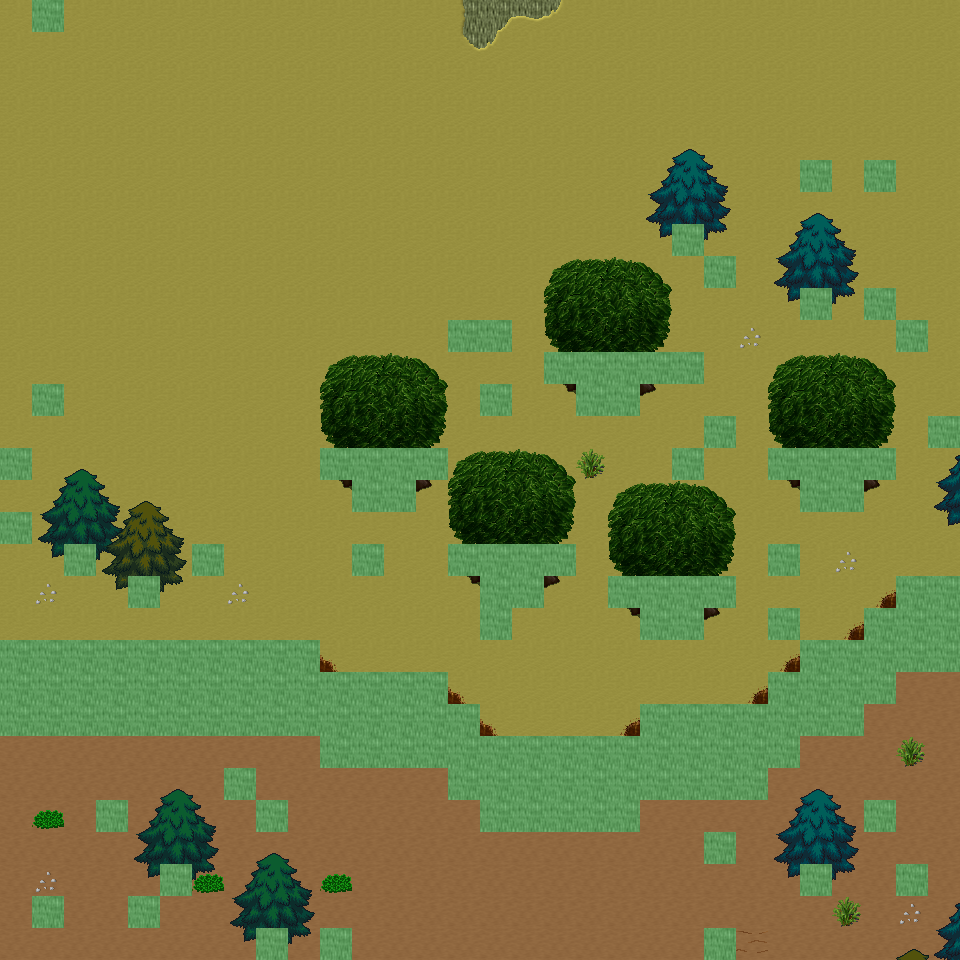

Tiled map render using the project's own tile images. Description and the map definition, with tile-layer contents summarised, below:
An orthogonal 30x30 tile map with 32x32 px tiles, 6 tile layers (Ground, Object, Object2, Above, ...), 23 tilesets and 13 objects (13x mapExit).

<map version="1.0" orientation="orthogonal" renderorder="right-down" width="30" height="30" tilewidth="32" tileheight="32" nextobjectid="14">
  <tileset firstgid="1" name="tileset_ground_ground" tilewidth="32" tileheight="32" tilecount="33" columns="3">
    <image source="../drawable/tileset_ground_ground.png" width="96" height="352" />
  </tileset>
  <tileset firstgid="34" name="tileset_ground_ridge_earth_dark" tilewidth="32" tileheight="32" tilecount="96" columns="12">
    <image source="../drawable/tileset_ground_ridge_earth_dark.png" width="384" height="256" />
  </tileset>
  <tileset firstgid="130" name="tileset_logic_collision" tilewidth="32" tileheight="32" tilecount="1" columns="1">
    <image source="../drawable/tileset_logic_collision.png" width="32" height="32" />
  </tileset>
  <tileset firstgid="131" name="tileset_logic_creature_animal" tilewidth="32" tileheight="32" tilecount="32" columns="8">
    <image source="../drawable/tileset_logic_creature_animal.png" width="256" height="128" />
  </tileset>
  <tileset firstgid="163" name="tileset_ground_earth_edges" tilewidth="32" tileheight="32" tilecount="18" columns="6">
    <image source="../drawable/tileset_ground_earth_edges.png" width="192" height="96" />
  </tileset>
  <tileset firstgid="181" name="tileset_plant_grasses" tilewidth="32" tileheight="32" tilecount="6" columns="3">
    <image source="../drawable/tileset_plant_grasses.png" width="96" height="64" />
  </tileset>
  <tileset firstgid="187" name="tileset_ground_earth_edges_yellowgreen" tilewidth="32" tileheight="32" tilecount="15" columns="5">
    <image source="../drawable/tileset_ground_earth_edges_yellowgreen.png" width="160" height="96" />
  </tileset>
  <tileset firstgid="202" name="tileset_ground_grass_corners" tilewidth="32" tileheight="32" tilecount="24" columns="6">
    <image source="../drawable/tileset_ground_grass_corners.png" width="192" height="128" />
  </tileset>
  <tileset firstgid="226" name="tileset_plant_tree_tree_darkgreen" tilewidth="32" tileheight="32" tilecount="88" columns="8">
    <image source="../drawable/tileset_plant_tree_tree_darkgreen.png" width="256" height="352" />
  </tileset>
  <tileset firstgid="314" name="tileset_plant_tree_evergreen" tilewidth="32" tileheight="32" tilecount="36" columns="3">
    <image source="../drawable/tileset_plant_tree_evergreen.png" width="96" height="384" />
  </tileset>
  <tileset firstgid="350" name="tileset_plant_bush_various_small" tilewidth="32" tileheight="32" tilecount="9" columns="3">
    <image source="../drawable/tileset_plant_bush_various_small.png" width="96" height="96" />
  </tileset>
  <tileset firstgid="359" name="tileset_plant_bush_bushes" tilewidth="32" tileheight="32" tilecount="10" columns="5">
    <image source="../drawable/tileset_plant_bush_bushes.png" width="160" height="64" />
  </tileset>
  <tileset firstgid="369" name="tileset_building_decoration_rocks" tilewidth="32" tileheight="32" tilecount="6" columns="3">
    <image source="../drawable/tileset_building_decoration_rocks.png" width="96" height="64" />
  </tileset>
  <tileset firstgid="375" name="tileset_ground_stonecircle" tilewidth="32" tileheight="32" tilecount="81" columns="9">
    <image source="../drawable/tileset_ground_stonecircle.png" width="288" height="288" />
  </tileset>
  <tileset firstgid="456" name="tileset_ground_rock_rocks" tilewidth="32" tileheight="32" tilecount="4" columns="2">
    <image source="../drawable/tileset_ground_rock_rocks.png" width="64" height="64" />
  </tileset>
  <tileset firstgid="460" name="tileset_building_decoration_orbpedestal" tilewidth="32" tileheight="32" tilecount="2" columns="1">
    <image source="../drawable/tileset_building_decoration_orbpedestal.png" width="32" height="64" />
  </tileset>
  <tileset firstgid="462" name="tileset_building_house_chalet" tilewidth="32" tileheight="32" tilecount="56" columns="7">
    <image source="../drawable/tileset_building_house_chalet.png" width="224" height="256" />
  </tileset>
  <tileset firstgid="518" name="tileset_building_tower_chalet" tilewidth="32" tileheight="32" tilecount="16" columns="2">
    <image source="../drawable/tileset_building_tower_chalet.png" width="64" height="256" />
  </tileset>
  <tileset firstgid="534" name="tileset_plant_bush_bush_pinks" tilewidth="32" tileheight="32" tilecount="4" columns="2">
    <image source="../drawable/tileset_plant_bush_bush_pinks.png" width="64" height="64" />
  </tileset>
  <tileset firstgid="538" name="tileset_ground_dry_grass" tilewidth="32" tileheight="32" tilecount="54" columns="9">
    <image source="../drawable/tileset_ground_dry_grass.png" width="288" height="192" />
  </tileset>
  <tileset firstgid="592" name="tileset_object_rock_pillars_stone" tilewidth="32" tileheight="32" tilecount="36" columns="6">
    <image source="../drawable/tileset_object_rock_pillars_stone.png" width="192" height="192" />
  </tileset>
  <tileset firstgid="628" name="tileset_building_door_brown_door" tilewidth="32" tileheight="32" tilecount="3" columns="1">
    <image source="../drawable/tileset_building_door_brown_door.png" width="32" height="96" />
  </tileset>
  <tileset firstgid="631" name="tileset_logic_creature_fowl" tilewidth="32" tileheight="32" tilecount="6" columns="6">
    <image source="../drawable/tileset_logic_creature_fowl.png" width="192" height="32" />
  </tileset>
  <layer name="Ground" width="30" height="30">
    <data>[900 cells, 900 non-empty, 3 distinct tile ids]</data>
  </layer>
  <layer name="Object" width="30" height="30">
    <data>[900 cells, 175 non-empty, 37 distinct tile ids]</data>
  </layer>
  <layer name="Object2" width="30" height="30">
    <data>[900 cells, 6 non-empty, 1 distinct tile ids]</data>
  </layer>
  <layer name="Above" width="30" height="30">
    <data>[900 cells, 143 non-empty, 36 distinct tile ids]</data>
  </layer>
  <layer name="Above2" width="30" height="30">
    <data>[900 cells, 12 non-empty, 10 distinct tile ids]</data>
  </layer>
  <layer name="Walkable" width="30" height="30">
    <data>[900 cells, 158 non-empty, 1 distinct tile ids]</data>
  </layer>
  <objectgroup name="MapEvents">
    <object id="1" name="north" type="mapExit" x="0" y="0" width="32" height="32">
      <properties>
        <property name="map" value="level_0_x171_y9" />
        <property name="x" value="0" />
        <property name="y" value="28" />
      </properties>
    </object>
    <object id="2" name="north2" type="mapExit" x="64" y="0" width="896" height="32">
      <properties>
        <property name="map" value="level_0_x171_y9" />
        <property name="x" value="2" />
        <property name="y" value="28" />
      </properties>
    </object>
    <object id="3" name="south" type="mapExit" x="0" y="928" width="256" height="32">
      <properties>
        <property name="map" value="level_0_x171_y11" />
        <property name="x" value="0" />
        <property name="y" value="1" />
      </properties>
    </object>
    <object id="4" name="south2" type="mapExit" x="288" y="928" width="32" height="32">
      <properties>
        <property name="map" value="level_0_x171_y11" />
        <property name="x" value="9" />
        <property name="y" value="1" />
      </properties>
    </object>
    <object id="5" name="south3" type="mapExit" x="352" y="928" width="352" height="32">
      <properties>
        <property name="map" value="level_0_x171_y11" />
        <property name="x" value="11" />
        <property name="y" value="1" />
      </properties>
    </object>
    <object id="6" name="south4" type="mapExit" x="736" y="928" width="224" height="32">
      <properties>
        <property name="map" value="level_0_x171_y11" />
        <property name="x" value="23" />
        <property name="y" value="1" />
      </properties>
    </object>
    </objectgroup>
</map>
<!-- 7 of 13 objects omitted -->
